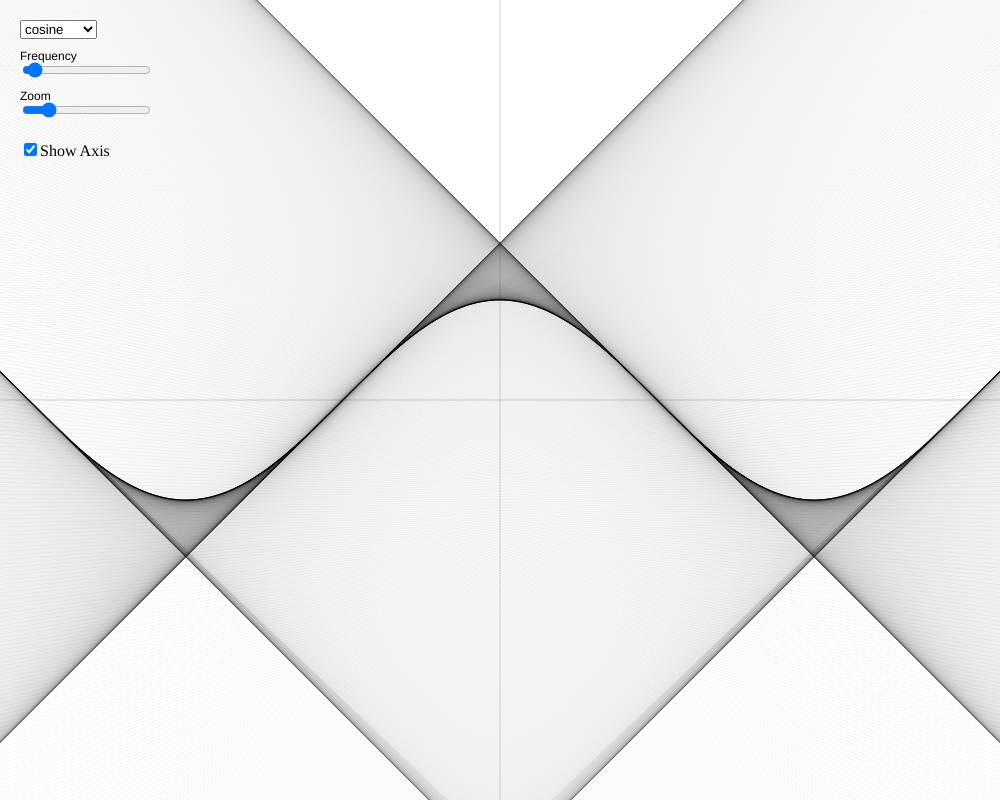
Frame 1 (no input)
Frame 60 (no input): identical to frame 1, image omitted
Frame 120 (the mouse pressed at the canvas centre since frame 60): identical to frame 1, image omitted

The p5.js sketch that drew this single still picture (run headless with seeded random() and noise() and a simulated clock; from frame 60 on, the mouse is pressed at the canvas centre):

// p5.js sketch
// ── sketch.js
var frequencySlider, zoomSlider, axisCheckbox, selectFunction;
var f;



function setup() {
  createCanvas(1000, 800);
  //slider descriptions & position
  frequencySlider = createSlider(0.1, 20, 1, 0.1);
  frequencySlider.position(20, 60);
  frequencySlider.changed(functionChangedEvent);


  zoomSlider = createSlider(0.2, 5, 1, 0.1);
  zoomSlider.position(20, 100);

  axisCheckbox = createCheckbox("Show Axis", true);
  // axisCheckbox.changed(myCheckedEvent);
  axisCheckbox.position(20, 140);

  sel = createSelect();
  sel.position(20, 20);
  sel.option('cosine');
  sel.option('secant');
  sel.option('tangent');
  sel.option('harmonic');
  sel.changed(functionChangedEvent);
  functionChangedEvent();

}

function functionChangedEvent() {
  var frequency = frequencySlider.value();
  var item = sel.value();
  if (item === 'cosine') {
    f = function a(x) {
      return cos(frequency*x);
    };
  } else if (item === 'secant') {
    f = function a(x) {
      return 1 / cos(frequency*x);
    };
  } else if (item === 'tangent') {
    f = function a(x) {
      return tan(frequency*x);
    };
  } else if (item === 'harmonic') {
    f = function a(x) {
      return sin(frequency*x)/x;
    };
  }
  // return x*x*x-x;
  // return 1/cos(x);
  // return exp(x);
}

function fPrime(x) {
  var h = 0.0001;
  return (f(x + h) - f(x)) / h;
}

function draw() {
  push();
  var pixelsPerUnit = 100.0 * zoomSlider.value();
  var xStepSize = 0.005;
  var xMin = -width / pixelsPerUnit / 2;
  var xMax = width / pixelsPerUnit / 2;
  var yMin = -height / pixelsPerUnit / 2;
  var yMax = height / pixelsPerUnit / 2;

  background(255);
  translate(width / 2, height / 2);
  scale(pixelsPerUnit, -pixelsPerUnit);

  strokeWeight(1.0 / pixelsPerUnit);

  //draw axis
  if (axisCheckbox.checked()) {
    stroke(0, 40);
    line(xMin, 0, xMax, 0);
    line(0, yMin, 0, yMax);
  }

  //graph parabola
  stroke(0);
  noFill();
  beginShape();
  for (var x = xMin - xStepSize; x < xMax + 2 * xStepSize; x += xStepSize) {
    curveVertex(x, f(x));
  }
  endShape();

  //graph tangents
  stroke(0, 10);
  for (var x = xMin - xStepSize; x < xMax + 2 * xStepSize; x += xStepSize) {
    line(xMin, fPrime(x) * (xMin - x) + f(x), xMax, fPrime(x) * (xMax - x) + f(x));
  }
  pop();

  //UI labels
  text("Frequency", 20, 60);
  text("Zoom", 20, 100);


}

// function myCheckedEvent() {
//   if (this.checked()) {
//     console.log("Checking!");
//   } else {
//     console.log("Unchecking!");
//   }
// }
